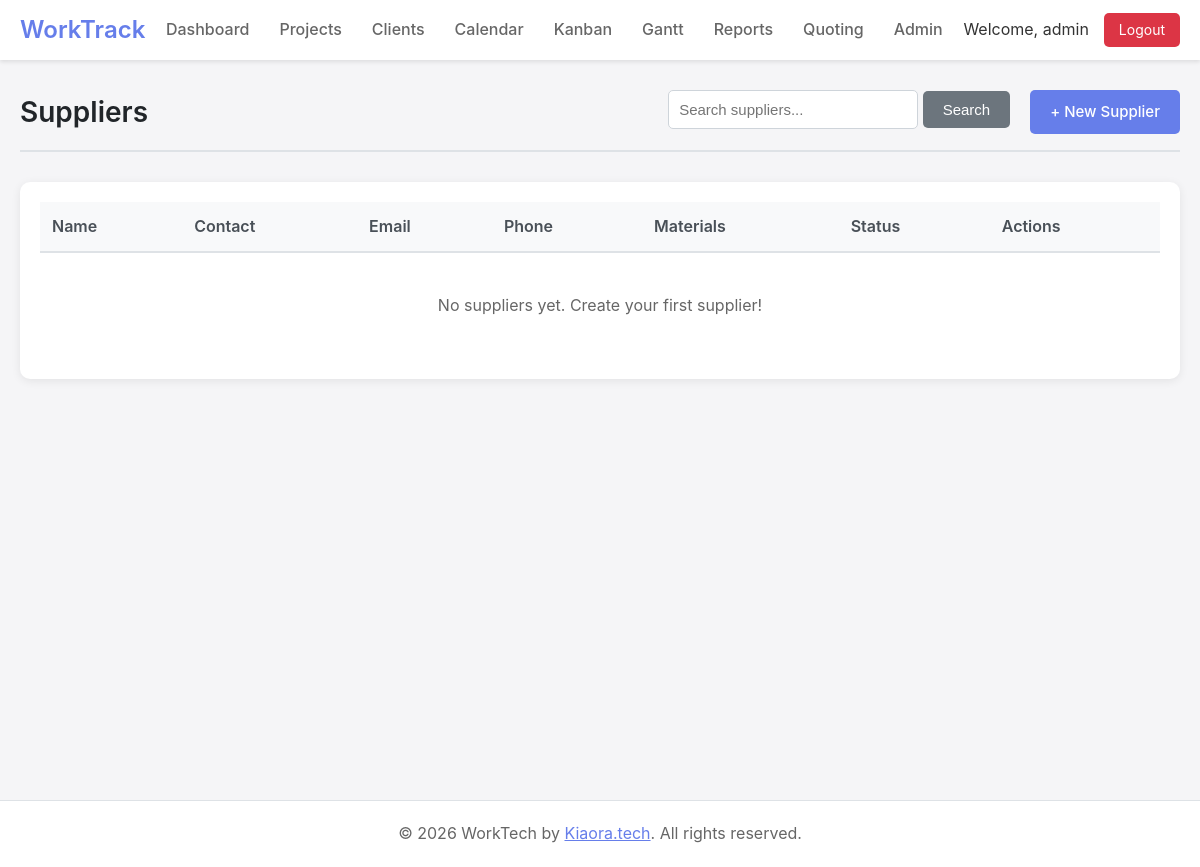
The app's page /suppliers.php (signed in), older data.
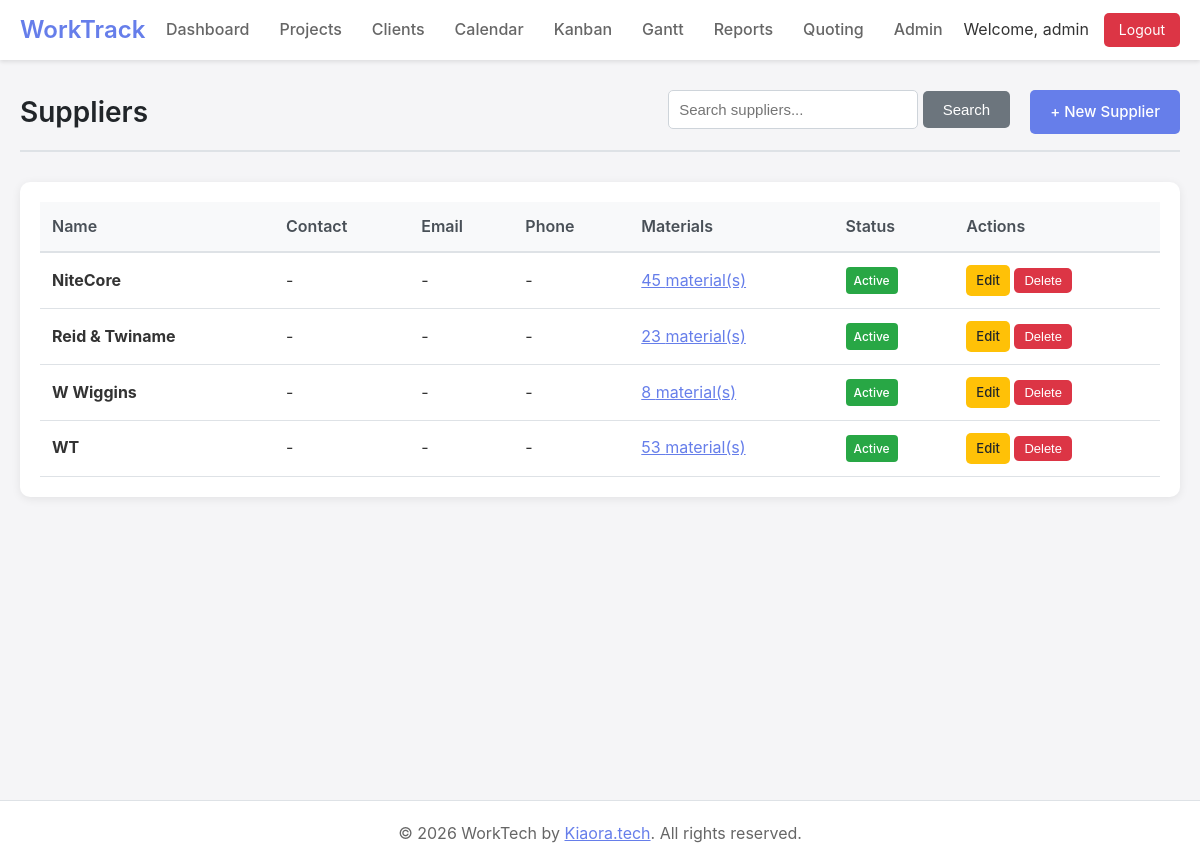
The same page, newer data.
### tables this page shows
CREATE TABLE suppliers (
    id INTEGER PRIMARY KEY AUTOINCREMENT,
    name TEXT NOT NULL UNIQUE,
    contact_name TEXT,
    phone TEXT,
    email TEXT,
    address TEXT,
    notes TEXT,
    is_active BOOLEAN DEFAULT 1,
    created_at DATETIME DEFAULT CURRENT_TIMESTAMP,
    updated_at DATETIME DEFAULT CURRENT_TIMESTAMP,
    created_by INTEGER REFERENCES users(id),
    updated_by INTEGER REFERENCES users(id)
);

### includes/auth.php (called while the page is built, shortened)
<?php
require_once __DIR__ . '/db.php';
class Auth {
    public static function getCurrentUsername() {
        return $_SESSION['username'] ?? null;
    }
}
?>

### includes/db.php (called while the page is built, shortened)
<?php
class Database {
    private static $instance = null;
    private $conn;
    private function __construct() {
        try {
            $this->conn = new PDO('sqlite:' . DB_PATH);
            $this->conn->setAttribute(PDO::ATTR_ERRMODE, PDO::ERRMODE_EXCEPTION);
            $this->conn->setAttribute(PDO::ATTR_DEFAULT_FETCH_MODE, PDO::FETCH_ASSOC);
            $this->conn->exec('PRAGMA foreign_keys = ON');
        } catch (PDOException $e) {
            die("Connection failed: " . $e->getMessage());
        }
    }
    public static function getInstance() {
        if (!self::$instance) {
            self::$instance = new Database();
        }
        return self::$instance;
    }
    public function query($sql, $params = []) {
        try {
            $stmt = $this->conn->prepare($sql);
            $stmt->execute($params);
            return $stmt;
        } catch (PDOException $e) {
            if (DEBUG_MODE) {
                throw $e;
            }
            error_log($e->getMessage());
            return false;
        }
    }
    public function fetchAll($sql, $params = []) {
        $stmt = $this->query($sql, $params);
        return $stmt ? $stmt->fetchAll() : [];
    }
}
?>

### includes/models/Supplier.php (called while the page is built, shortened)
<?php
require_once dirname(__DIR__) . '/db.php';
require_once dirname(__DIR__) . '/auth.php';
class Supplier {
    private $db;
    public function __construct() {
        $this->db = Database::getInstance();
    }
    public function getAll($activeOnly = false) {
        $whereClause = $activeOnly ? "WHERE s.is_active = 1" : "";
        return $this->db->fetchAll("
            SELECT s.*,
                   COUNT(DISTINCT m.id) as material_count,
                   u1.username as created_by_name,
                   u2.username as updated_by_name
            FROM suppliers s
            LEFT JOIN materials m ON s.id = m.supplier_id
            LEFT JOIN users u1 ON s.created_by = u1.id
            LEFT JOIN users u2 ON s.updated_by = u2.id
            $whereClause
            GROUP BY s.id
            ORDER BY s.name ASC
        ");
    }
}

### suppliers.php (the view, shortened to what this page needs)
<?php
require_once 'includes/header.php';
require_once 'includes/models/Supplier.php';
$supplierModel = new Supplier();
$searchQuery = $_GET['search'] ?? '';
if ($searchQuery) {
    $suppliers = $supplierModel->search($searchQuery);
} else {
    $suppliers = $supplierModel->getAll();
}
$editSupplier = null;
$showForm = isset($_GET['action']) && $_GET['action'] === 'new' || $editSupplier;
?>
<div class="page-header">
    <h1 class="page-title">Suppliers</h1>
    <div class="page-actions">
        <form method="GET" style="display: inline-block; margin-right: 10px;">
            <input type="text" name="search" placeholder="Search suppliers..." value="<?php echo htmlspecialchars($searchQuery); ?>" class="form-control" style="width: 250px; display: inline-block;">
            <button type="submit" class="btn btn-secondary">Search</button>
        </form>
        <a href="?action=new" class="btn btn-primary">+ New Supplier</a>
    </div>
</div>
<?php if ($showForm): ?>
<div class="form-container">
    <h2><?php echo $editSupplier ? 'Edit Supplier' : 'New Supplier'; ?></h2>
    <form method="POST">
        <input type="hidden" name="action" value="<?php echo $editSupplier ? 'update' : 'create'; ?>">
        <?php if ($editSupplier): ?>
            <input type="hidden" name="id" value="<?php echo $editSupplier['id']; ?>">
        <?php endif; ?>
        <div class="form-group">
            <label for="name">Supplier Name *</label>
            <input type="text" id="name" name="name" class="form-control" value="<?php echo htmlspecialchars($editSupplier['name'] ?? ''); ?>" required>
        </div>
        <div class="form-group">
            <label for="contactName">Contact Name</label>
            <input type="text" id="contactName" name="contactName" class="form-control" value="<?php echo htmlspecialchars($editSupplier['contact_name'] ?? ''); ?>">
        </div>
        <div class="form-group">
            <label for="phone">Phone</label>
            <input type="tel" id="phone" name="phone" class="form-control" value="<?php echo htmlspecialchars($editSupplier['phone'] ?? ''); ?>">
        </div>
        <div class="form-group">
            <label for="email">Email</label>
            <input type="email" id="email" name="email" class="form-control" value="<?php echo htmlspecialchars($editSupplier['email'] ?? ''); ?>">
        </div>
        <div class="form-group">
            <label for="address">Address</label>
            <textarea id="address" name="address" class="form-control"><?php echo htmlspecialchars($editSupplier['address'] ?? ''); ?></textarea>
        </div>
        <div class="form-group">
            <label for="notes">Notes</label>
            <textarea id="notes" name="notes" class="form-control"><?php echo htmlspecialchars($editSupplier['notes'] ?? ''); ?></textarea>
        </div>
        <div class="form-group">
            <label>
                <input type="checkbox" name="isActive" <?php echo ($editSupplier['is_active'] ?? 1) ? 'checked' : ''; ?>>
                Active
            </label>
        </div>
        <div style="display: flex; gap: 10px;">
            <button type="submit" class="btn btn-primary">Save Supplier</button>
            <a href="suppliers.php" class="btn btn-secondary">Cancel</a>
        </div>
    </form>
</div>
<?php else: ?>
<div class="table-container">
    <table>
        <thead>
            <tr>
                <th>Name</th>
                <th>Contact</th>
                <th>Email</th>
                <th>Phone</th>
                <th>Materials</th>
                <th>Status</th>
                <th>Actions</th>
            </tr>
        </thead>
        <tbody>
            <?php foreach ($suppliers as $supplier): ?>
                <tr>
                    <td>
                        <strong><?php echo htmlspecialchars($supplier['name']); ?></strong>
                    </td>
                    <td><?php echo htmlspecialchars($supplier['contact_name'] ?? '-'); ?></td>
                    <td><?php echo htmlspecialchars($supplier['email'] ?? '-'); ?></td>
                    <td><?php echo htmlspecialchars($supplier['phone'] ?? '-'); ?></td>
                    <td>
                        <?php if ($supplier['material_count'] > 0): ?>
                            <a href="materials.php?supplier=<?php echo $supplier['id']; ?>" style="color: #667eea;">
                                <?php echo $supplier['material_count']; ?> material(s)
                            </a>
                        <?php else: ?>
                            <span style="color: #999;">0 materials</span>
                        <?php endif; ?>
                    </td>
                    <td>
                        <?php if ($supplier['is_active']): ?>
                            <span class="badge badge-success">Active</span>
                        <?php else: ?>
                            <span class="badge badge-secondary">Inactive</span>
                        <?php endif; ?>
                    </td>
                    <td>
                        <a href="?edit=<?php echo $supplier['id']; ?>" class="btn btn-sm btn-warning">Edit</a>
                        <form method="POST" style="display: inline-block;" onsubmit="return confirm('Are you sure you want to delete this supplier?');">
                            <button type="submit" class="btn btn-sm btn-danger">Delete</button>
                        </form>
                    </td>
                </tr>
            <?php endforeach; ?>
        </tbody>
    </table>
    <?php if (count($suppliers) === 0): ?>
        <p style="text-align: center; padding: 40px; color: #666;">
            <?php echo $searchQuery ? 'No suppliers found matching your search.' : 'No suppliers yet. Create your first supplier!'; ?>
        </p>
    <?php endif; ?>
</div>
<?php endif; ?>
<?php require_once 'includes/footer.php'; ?>

### includes/header.php (shortened to what this page needs)
<?php
require_once __DIR__ . '/auth.php';
?>
<!DOCTYPE html>
<html lang="en">
<head>
    <link rel="stylesheet" href="<?php echo BASE_PATH; ?>/public/css/style.css">
</head>
<body>
    <nav class="navbar">
        <div class="nav-container">
            <a href="<?php echo BASE_PATH; ?>/index.php" class="nav-brand"><?php echo SITE_NAME; ?></a>
            <ul class="nav-menu">
                <li><a href="<?php echo BASE_PATH; ?>/index.php">Dashboard</a></li>
                <li><a href="<?php echo BASE_PATH; ?>/projects.php">Projects</a></li>
                <li><a href="<?php echo BASE_PATH; ?>/clients.php">Clients</a></li>
                <li><a href="<?php echo BASE_PATH; ?>/calendar.php">Calendar</a></li>
                <li><a href="<?php echo BASE_PATH; ?>/kanban.php">Kanban</a></li>
                <li><a href="<?php echo BASE_PATH; ?>/gantt.php">Gantt</a></li>
                <li><a href="<?php echo BASE_PATH; ?>/reports.php">Reports</a></li>
                <li class="nav-dropdown">
                    <a href="#">Quoting</a>
                </li>
                <li class="nav-dropdown">
                    <a href="#">Admin</a>
                </li>
            </ul>
            <div class="nav-user">
                <span>Welcome, <?php echo htmlspecialchars(Auth::getCurrentUsername()); ?></span>
                <a href="<?php echo BASE_PATH; ?>/logout.php" class="btn-logout">Logout</a>
            </div>
        </div>
    </nav>
    <div class="main-container">

### includes/footer.php
    </div>
    <footer class="footer">
        <div class="footer-container">
            <p>&copy; <?php echo date('Y'); ?> WorkTech by <a href="https://kiaora.tech" target="_blank" style="color: #667eea;">Kiaora.tech</a>. All rights reserved.</p>
        </div>
    </footer>
</body>
</html>

### public/css/style.css (style rules this page uses)
* { margin: 0; padding: 0; box-sizing: border-box; }
body { font-family: -apple-system, BlinkMacSystemFont, "Segoe UI", Roboto, "Helvetica Neue", Arial, sans-serif; background: #f5f5f7; color: #333; line-height: 1.6; }
.navbar { background: white; box-shadow: 0 2px 4px rgba(0,0,0,0.1); position: sticky; top: 0; z-index: 1000; }
.nav-container { max-width: 1400px; margin: 0 auto; padding: 0 20px; display: flex; align-items: center; justify-content: space-between; height: 60px; }
.nav-brand { font-size: 24px; font-weight: 600; color: #667eea; text-decoration: none; }
.nav-menu { list-style: none; display: flex; gap: 30px; }
.nav-menu a { color: #666; text-decoration: none; font-weight: 500; transition: color 0.3s; }
.nav-user { display: flex; align-items: center; gap: 15px; }
.btn-logout { background: #dc3545; color: white; padding: 6px 15px; border-radius: 5px; text-decoration: none; font-size: 14px; transition: background 0.3s; }
.nav-dropdown { position: relative; }
.main-container { max-width: 1400px; margin: 30px auto; padding: 0 20px; min-height: calc(100vh - 140px); }
.table-container { background: white; border-radius: 10px; padding: 20px; box-shadow: 0 2px 10px rgba(0,0,0,0.08); overflow-x: auto; }
table { width: 100%; border-collapse: collapse; }
th { text-align: left; padding: 12px; background: #f8f9fa; font-weight: 600; color: #495057; border-bottom: 2px solid #dee2e6; }
td { padding: 12px; border-bottom: 1px solid #dee2e6; }
.form-control { width: 100%; padding: 10px; border: 1px solid #ced4da; border-radius: 5px; font-size: 15px; transition: border-color 0.3s; }
.btn { padding: 10px 20px; border: none; border-radius: 5px; font-size: 15px; font-weight: 500; cursor: pointer; transition: all 0.3s; text-decoration: none; display: inline-block; }
.btn-primary { background: #667eea; color: white; }
.btn-danger { background: #dc3545; color: white; }
.btn-warning { background: #ffc107; color: #212529; }
.btn-secondary { background: #6c757d; color: white; }
.footer { background: white; border-top: 1px solid #dee2e6; margin-top: 50px; }
.footer-container { max-width: 1400px; margin: 0 auto; padding: 20px; text-align: center; color: #666; }
.page-header { margin-bottom: 30px; padding-bottom: 15px; border-bottom: 2px solid #dee2e6; display: flex; justify-content: space-between; align-items: center; }
.page-title { font-size: 28px; font-weight: 600; color: #212529; }
.page-actions { display: flex; gap: 10px; }

### suppliers.php (style rules this page uses)
.btn-sm { padding: 5px 10px; font-size: 13px; }
.badge { display: inline-block; padding: 4px 8px; border-radius: 4px; font-size: 12px; font-weight: 500; }
.badge-success { background-color: #28a745; color: white; }

Row changes from the older to the newer data that the page shows:
added suppliers: name "NiteCore", contact_name "-", email "-", phone "-", material_count "45", is_active "Active"
added suppliers: name "Reid & Twiname", contact_name "-", email "-", phone "-", material_count "23", is_active "Active"
added suppliers: name "W Wiggins", contact_name "-", email "-", phone "-", material_count "8", is_active "Active"
added suppliers: name "WT", contact_name "-", email "-", phone "-", material_count "53", is_active "Active"
Text that changed along with them:
text no longer shown: "No suppliers yet. Create your first supplier!"
